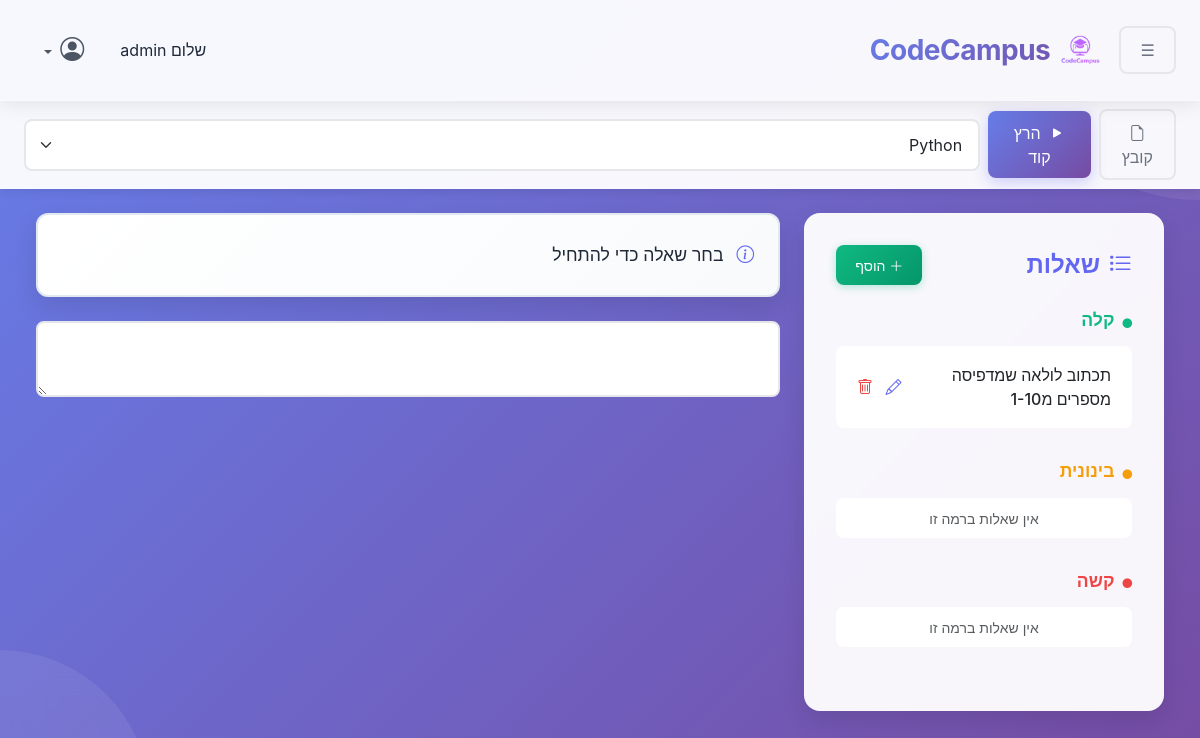
/questions (signed in), run on the app's committed database.
### app.py (models this page shows, shortened)
class User(db.Model):
    id        = db.Column(db.Integer, primary_key=True)
    username  = db.Column(db.String(150), nullable=False, unique=True)
    password  = db.Column(db.String(150), nullable=False)
    is_admin  = db.Column(db.Boolean, default=False)

class Question(db.Model):
    id         = db.Column(db.Integer, primary_key=True)
    title      = db.Column(db.String(255), nullable=False)
    difficulty = db.Column(db.String(20), nullable=False, default='easy')

### app.py (the view)
@app.route('/questions')
def questions():
    if 'user_id' not in session and 'guest' not in session:
        return redirect(url_for('login'))
    questions_list = [
        {'id': q.id, 'title': q.title, 'difficulty': q.difficulty}
        for q in Question.query.order_by(Question.id).all()
    ]
    return render_template("questions.html", questions_list=questions_list)

### app.py (called while the page is built)
@app.context_processor
def inject_globals():
    username = None
    if 'user_id' in session:
        u = User.query.get(session['user_id'])
        username = u.username if u else None
    elif session.get('guest'):
        username = 'אורח'
    is_admin = session.get('is_admin', False)
    lang     = session.get('lang', 'he')
    return dict(
        current_username=username,
        current_is_admin=is_admin,
        current_lang=lang
    )

### templates/questions.html (shortened to what this page needs)
{% extends 'base.html' %}
{% block content %}
<div class="container-fluid px-4">
  <div class="row g-4">
    <div class="col-md-4">
      <div class="card" style="position: sticky; top: 20px;">
        <div class="card-body">
          <div class="d-flex justify-content-between align-items-center mb-4">
            <h4 class="mb-0" style="color: #6366f1; font-weight: 700;">
              <i class="bi bi-list-task me-2"></i>{{ 'שאלות' if current_lang=='he' else 'Questions' }}
            </h4>
            {% if current_is_admin %}
              <button class="btn btn-success btn-sm"
                      onclick="addQuestion()"
                      style="box-shadow: 0 2px 8px rgba(16, 185, 129, 0.3);">
                <i class="bi bi-plus-lg"></i>
                {{ 'הוסף' if current_lang=='he' else 'Add' }}
              </button>
            {% endif %}
          </div>
          {% for level,label,color in [('easy','קלה','#10b981'),('medium','בינונית','#f59e0b'),('hard','קשה','#ef4444')] %}
            <div class="mb-4">
              <h6 class="mb-3" style="color: {{ color }}; font-weight: 600; font-size: 1.1rem;">
                <i class="bi bi-circle-fill me-2" style="font-size: 0.6rem;"></i>{{ label }}
              </h6>
              <ul class="list-group mb-2">
                {% for q in questions_list if q.difficulty==level %}
                  <li class="list-group-item d-flex justify-content-between align-items-center">
                    <span onclick="loadQuestion({{ q.id }}, this)"
                          style="cursor:pointer; flex: 1; font-weight: 500;">
                      {{ q.title }}
                    </span>
                    {% if current_is_admin %}
                      <span class="ms-2">
                        <a href="#" onclick="editQuestion({{ q.id }})"
                           class="me-2 text-decoration-none"
                           style="color: #6366f1;"
                           onmouseover="this.style.color='#4f46e5'"
                           onmouseout="this.style.color='#6366f1'">
                          <i class="bi bi-pencil"></i>
                        </a>
                        <a href="#" onclick="deleteQuestion({{ q.id }})"
                           style="color: #ef4444;"
                           onmouseover="this.style.color='#dc2626'"
                           onmouseout="this.style.color='#ef4444'">
                          <i class="bi bi-trash"></i>
                        </a>
                      </span>
                    {% endif %}
                  </li>
                {% endfor %}
                {% set level_questions = questions_list|selectattr('difficulty','equalto',level)|list %}
                {% if not level_questions %}
                  <li class="list-group-item text-muted text-center" style="border: none; padding: 0.5rem;">
                    <small>{{ 'אין שאלות ברמה זו' if current_lang=='he' else 'No questions in this level' }}</small>
                  </li>
                {% endif %}
              </ul>
            </div>
          {% endfor %}
        </div>
      </div>
    </div>
    <div class="col-md-8">
      <div id="question-display"
           class="mb-4"
           style="background: linear-gradient(135deg, #ffffff 0%, #f8fafc 100%); border: 2px solid #e2e8f0; border-radius: 12px; padding: 1.5rem; font-size: 1.1rem; line-height: 1.8; box-shadow: 0 10px 25px rgba(0, 0, 0, 0.1); min-height: 80px;">
        <i class="bi bi-info-circle me-2" style="color: #6366f1;"></i>
        {{ 'בחר שאלה כדי להתחיל' if current_lang=='he' else 'Select a question' }}
      </div>
      <textarea id="editor" class="w-100"></textarea>
    </div>
  </div>
</div>
{% endblock %}

### templates/base.html (shortened to what this page needs)
<!DOCTYPE html>
<html lang="{{ current_lang }}" dir="{{ 'rtl' if current_lang=='he' else 'ltr' }}">
<head>
  <link
    href="https://cdn.jsdelivr.net/npm/bootstrap@5.3.0/dist/css/bootstrap{{ '.rtl' if current_lang=='he' else '' }}.min.css"
    rel="stylesheet"
  />
  <link
    rel="stylesheet"
    href="https://cdn.jsdelivr.net/npm/bootstrap-icons@1.10.5/font/bootstrap-icons.css"
  />
  <link
    rel="stylesheet"
    href="https://cdnjs.cloudflare.com/ajax/libs/codemirror/5.65.5/codemirror.min.css"
  />
  <link
    rel="stylesheet"
    href="{{ url_for('static', filename='css/c_style.css') }}"
  />
</head>
<body>
  <nav class="navbar navbar-expand-lg navbar-light bg-light px-4">
    <button class="btn btn-outline-secondary me-3"
            data-bs-toggle="offcanvas"
            data-bs-target="#sidebar">
      ☰
    </button>
    <a class="navbar-brand d-flex align-items-center" href="{{ url_for('home') }}" style="text-decoration: none; gap: 0.5rem;">
      <img src="{{ url_for('static', filename='images/logo.png') }}"
           alt="CodeCampus Logo"
           style="height: 45px; width: auto;"
           onerror="this.style.display='none';">
      <span class="navbar-brand-text">CodeCampus</span>
    </a>
    <div class="ms-auto d-flex align-items-center">
      {% if current_username %}
        <span class="me-3">
          {{ 'שלום' if current_lang=='he' else 'Hello' }}
          {{ current_username }}
        </span>
      {% endif %}
      <div class="dropdown">
        <a class="nav-link dropdown-toggle p-0" href="#" id="profileDropdown"
           data-bs-toggle="dropdown" aria-expanded="false">
          <i class="bi bi-person-circle fs-4"></i>
        </a>
      </div>
    </div>
  </nav>
  <div class="bg-white border-bottom px-4 py-2 d-flex align-items-center">
    <div class="dropdown">
      <button class="btn btn-outline-secondary" type="button"
              id="fileMenu" data-bs-toggle="dropdown" aria-expanded="false">
        <i class="bi bi-file-earmark"></i>
        {{ 'קובץ' if current_lang=='he' else 'File' }}
      </button>
    </div>
    <button class="btn btn-primary ms-2" onclick="runCode()">
      <i class="bi bi-play-fill me-1"></i>
      {{ 'הרץ קוד' if current_lang=='he' else 'Run Code' }}
    </button>
    <select id="language-select"
            class="form-select ms-2"
            style="min-width: 120px;">
      <option value="python">Python</option>
    </select>
  </div>
  <div class="container-fluid mt-4">
    {% block content %}{% endblock %}
  </div>
</body>
</html>

### static/css/c_style.css (style rules this page uses)
:root { --primary-color: #6366f1; --primary-dark: #4f46e5; --secondary-color: #8b5cf6; --accent-color: #06b6d4; --success-color: #10b981; --danger-color: #ef4444; --warning-color: #f59e0b; --bg-gradient: linear-gradient(135deg, #667eea 0%, #764ba2 100%); --card-shadow: 0 10px 25px rgba(0, 0, 0, 0.1); --card-shadow-hover: 0 15px 35px rgba(0, 0, 0, 0.15); }
body { font-family: 'Inter', 'Segoe UI', -apple-system, BlinkMacSystemFont, sans-serif; background: linear-gradient(135deg, #667eea 0%, #764ba2 50%, #f093fb 100%); background-size: 200% 200%; background-attachment: fixed; animation: gradientShift 15s ease infinite; min-height: 100vh; color: #1f2937; position: relative; overflow-x: hidden; }
body::before, body::after { content: ''; position: fixed; border-radius: 50%; background: rgba(255, 255, 255, 0.08); backdrop-filter: blur(20px); z-index: 0; pointer-events: none; }
body::before { width: 400px; height: 400px; top: -200px; right: -200px; animation: float 20s ease-in-out infinite; }
body::after { width: 300px; height: 300px; bottom: -150px; left: -150px; animation: float 25s ease-in-out infinite reverse; }
.navbar { background: rgba(255, 255, 255, 0.95) !important; backdrop-filter: blur(15px); box-shadow: 0 2px 20px rgba(0, 0, 0, 0.1); border-bottom: 1px solid rgba(255, 255, 255, 0.2); padding: 1rem 2rem; position: relative; z-index: 2000 !important; }
.navbar-brand { font-size: 1.75rem; font-weight: 700; background: var(--bg-gradient); -webkit-background-clip: text; -webkit-text-fill-color: transparent; background-clip: text; letter-spacing: -0.5px; transition: transform 0.3s ease; }
.navbar-brand img { transition: transform 0.3s ease; }
.btn { border-radius: 8px; font-weight: 500; transition: all 0.3s ease; padding: 0.6rem 1.2rem; }
.btn-primary { background: var(--bg-gradient); border: none; box-shadow: 0 4px 15px rgba(99, 102, 241, 0.3); }
.btn-outline-secondary { border: 2px solid #e5e7eb; color: #6b7280; }
.btn-success { background: linear-gradient(135deg, var(--success-color) 0%, #059669 100%); border: none; box-shadow: 0 4px 15px rgba(16, 185, 129, 0.3); }
.nav-link { border-radius: 8px; margin: 0.25rem 0; padding: 0.75rem 1.25rem !important; transition: all 0.3s ease; color: #4b5563; font-weight: 500; }
.list-group-item { border: 1px solid rgba(255, 255, 255, 0.3); background: rgba(255, 255, 255, 0.9); backdrop-filter: blur(10px); border-radius: 8px !important; margin-bottom: 0.5rem; transition: all 0.3s ease; cursor: pointer; padding: 1rem 1.25rem; position: relative; z-index: 1; }
#question-display { background: rgba(255, 255, 255, 0.95); backdrop-filter: blur(15px); border: 2px solid rgba(255, 255, 255, 0.3); border-radius: 12px; padding: 1.5rem; font-size: 1.1rem; line-height: 1.8; box-shadow: var(--card-shadow); min-height: 80px; position: relative; z-index: 1; }
.card { border: none; border-radius: 16px; background: rgba(255, 255, 255, 0.95); backdrop-filter: blur(15px); box-shadow: var(--card-shadow); transition: all 0.3s ease; overflow: hidden; position: relative; z-index: 1; }
.card-body { padding: 2rem; }
.navbar .dropdown { position: static; }
.form-select, input[type="text"], input[type="password"], textarea { border: 2px solid #e5e7eb; border-radius: 8px; padding: 0.75rem 1rem; transition: all 0.3s ease; }
.bg-white.border-bottom { background: rgba(255, 255, 255, 0.95) !important; backdrop-filter: blur(15px); border-bottom: 1px solid rgba(255, 255, 255, 0.2) !important; padding: 1rem 2rem; box-shadow: 0 2px 10px rgba(0, 0, 0, 0.1); position: relative; z-index: 1000; }
.bi { transition: transform 0.2s ease; }
.container-fluid > * { animation: fadeIn 0.5s ease; position: relative; z-index: 1; }

### data on the page
User: username "admin"
Question: difficulty "easy" (drawn), title "תכתוב לולאה שמדפיסה מספרים מ1-10"

### other printed values
{{ 'שלום' if current_lang=='he' else 'Hello' }} "שלום"
{{ 'קובץ' if current_lang=='he' else 'File' }} "קובץ"
{{ 'הרץ קוד' if current_lang=='he' else 'Run Code' }} "הרץ קוד"
{{ 'שאלות' if current_lang=='he' else 'Questions' }} "שאלות"
{{ 'הוסף' if current_lang=='he' else 'Add' }} "הוסף"
{{ label }} "קלה" "בינונית" "קשה"
{{ 'בחר שאלה כדי להתחיל' if current_lang=='he' else 'Select a question' }} "בחר שאלה כדי להתחיל"
